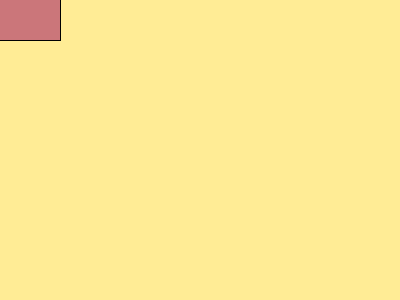
Frame 1 (no input)
Frame 60 (the mouse pressed at the canvas centre just before this capture): identical to frame 1, image omitted
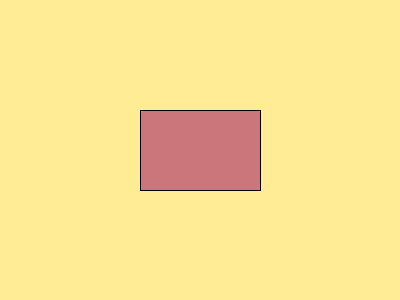
Frame 120 (the mouse held since frame 60 and released just before this capture)

The Processing sketch that drew these frames (run headless with seeded random() and noise(); from frame 60 on, the mouse is pressed at the canvas centre):

// Processing sketch: Move_Rectangle
// ── Move_Rectangle.pde
// Move Rectangle Task
// The rectangle height and width can now be adjusted :>
int rectangle_width = 120;
int rectangle_height = 80;

void setup()
{
  size(400, 300);
  fill(203, 118, 122);
}

void draw()
{
  background(255, 236, 149); // Moving background into draw causes it to be redrawn every frame making only one rectangle visible at a time!
  rect(mouseX - rectangle_width/2, mouseY - rectangle_height/2, rectangle_width, rectangle_height); // I adjusted the variables so that the cursor moves the center of the rectangle - feels more intuitive!
}
